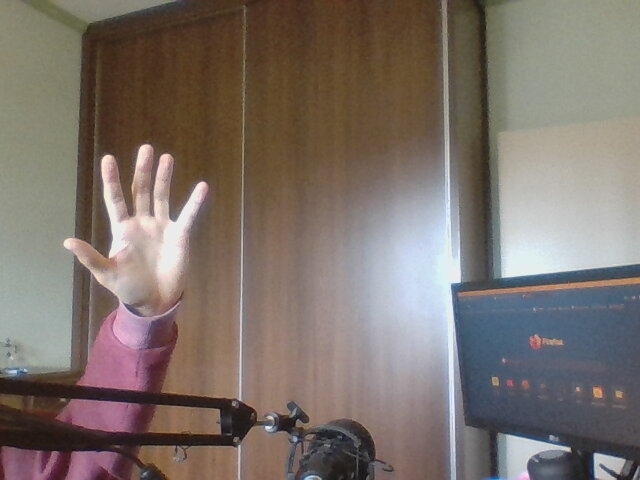
#> input picture s6/atividades/atividade_1/atividade_1/img_1.jpg, 640 x 480 px
$ python atividade_1.py
#> lines starting #> are read from the running program, lines starting #| are printed output that depends on the picture
from builtins import range

import cv2 as cv


def atividade():
    img_1 = cv.imread('./img_1.jpg')
#> img_1 is the input picture: shape (480, 640, 3); mean B, G, R 107.1, 113.8, 124.7
    img_1 = cv.cvtColor(img_1, cv.COLOR_BGR2GRAY)
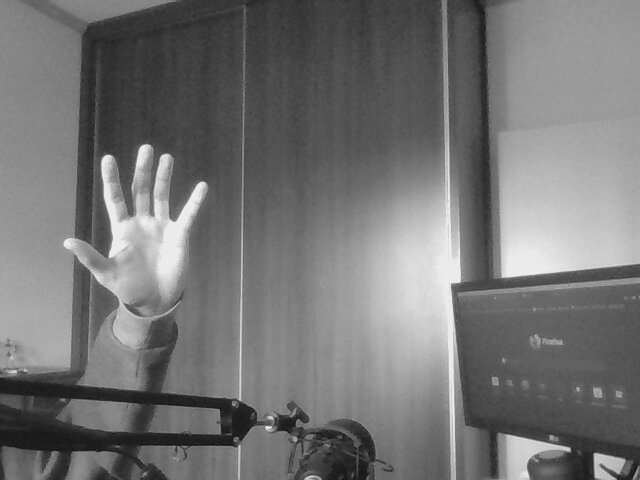
#> img_1: shape (480, 640); min 14, max 244, mean 116.3
    img_2 = cv.imread('./img_2.jpg', cv.COLOR_BGR2GRAY)
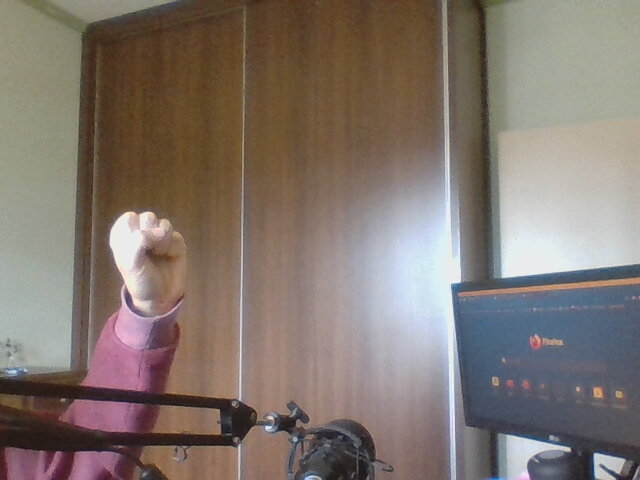
#> input picture s6/atividades/atividade_1/atividade_1/img_2.jpg, 640 x 480 px
#> img_2 is the input picture: shape (480, 640, 3); mean B, G, R 110.7, 118.1, 129.9
    img_2 = cv.cvtColor(img_2, cv.COLOR_BGR2GRAY)
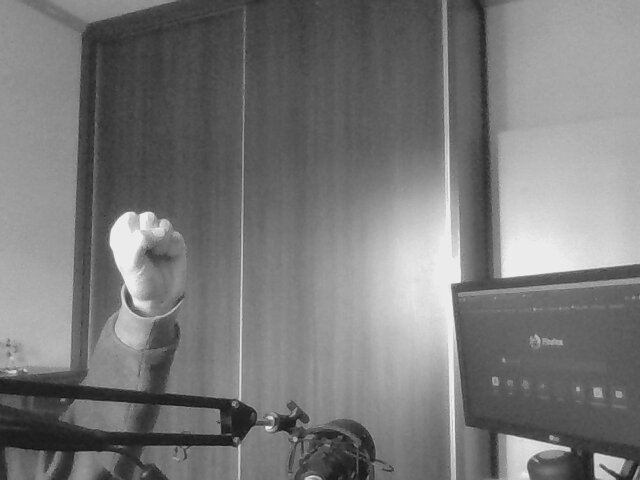
#> img_2: shape (480, 640); min 16, max 244, mean 120.8

    cv.imshow('img_1', img_1)
    cv.waitKey(0)
    cv.destroyAllWindows()

    cv.imshow('img_2', img_2)
    cv.waitKey(0)
    cv.destroyAllWindows()

    result = img_1 - img_2
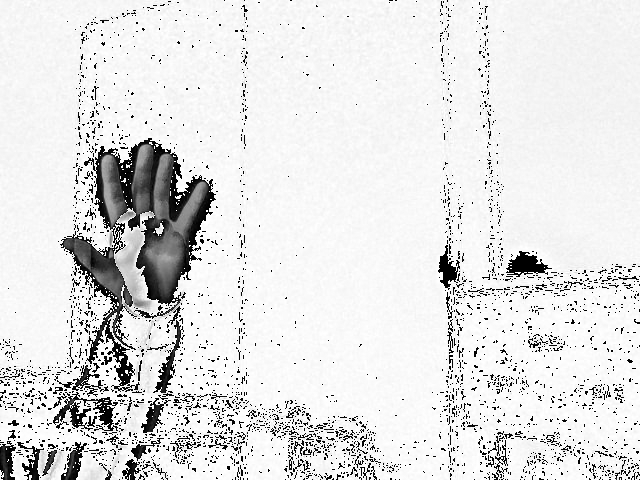
#> result: shape (480, 640); min 0, max 255, mean 225.7

    cv.imshow('result_1', result)
    cv.waitKey(0)
    cv.destroyAllWindows()

    for row in range(len(img_1)):
        for col in range(len(img_1[0])):
            result[row][col] = result[row][col] * 2
            if result[row][col] > 255:
                result[row][col] = 255
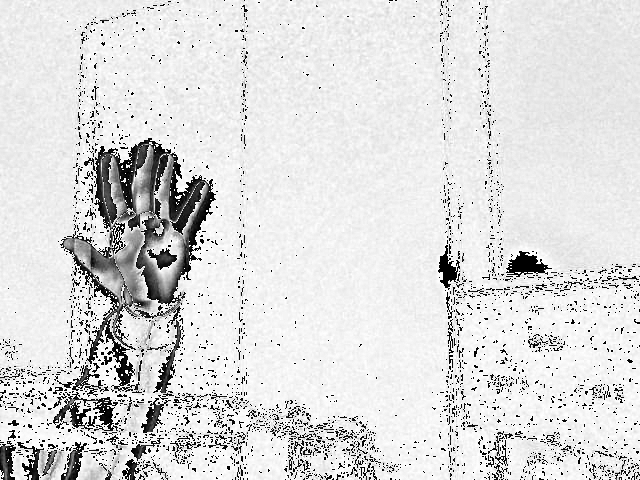
#> result: shape (480, 640); min 0, max 254, mean 219.8

    cv.imshow('result_2', result)
    cv.waitKey(0)
    cv.destroyAllWindows()


if __name__ == '__main__':
    atividade()
